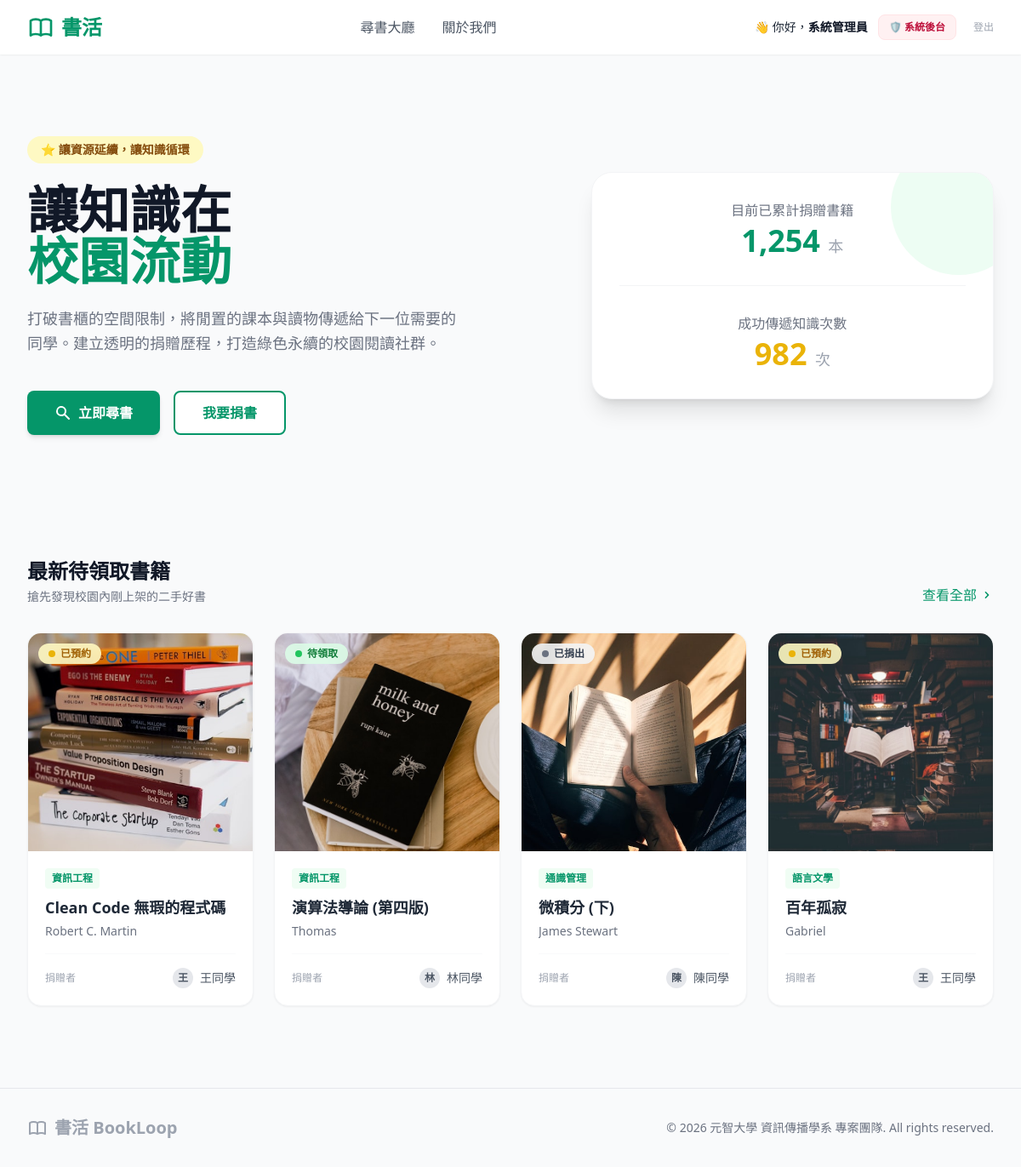
Screenshot of / (signed in) with the database file from the repository.
### tables this page shows
CREATE TABLE `Book` (
    `bbook_id` INT AUTO_INCREMENT NOT NULL,
    `bisbn` VARCHAR(20) DEFAULT NULL COMMENT '國際標準書號',
    `btitle` VARCHAR(100) NOT NULL COMMENT '書名',
    `bauthor` VARCHAR(100) DEFAULT NULL COMMENT '作者',
	`bimage_url` VARCHAR(255) DEFAULT 'assets/images/default.png' COMMENT '封面圖片路徑',
    `bstatus` VARCHAR(50) DEFAULT 'available' COMMENT '狀態 (available, reserved, donated)',
    `bdonor_id` INT NOT NULL COMMENT '捐贈者用戶 ID',
    `bcategory_id` INT NOT NULL COMMENT '書籍分類 ID',
    `bcreated_at` TIMESTAMP DEFAULT CURRENT_TIMESTAMP COMMENT '發佈時間',
    PRIMARY KEY (`bbook_id`),
    FOREIGN KEY (`bdonor_id`) REFERENCES `User` (`user_id`) ON DELETE CASCADE,
    FOREIGN KEY (`bcategory_id`) REFERENCES `Category` (`ccategory_id`) ON DELETE CASCADE
);

CREATE TABLE `Category` (
    `ccategory_id` INT AUTO_INCREMENT NOT NULL,
    `ccategory_name` VARCHAR(50) NOT NULL COMMENT '分類名稱（如：資工、設計、文學）',
    PRIMARY KEY (`ccategory_id`)
);

CREATE TABLE `User` (
  `user_id` int(11) NOT NULL AUTO_INCREMENT COMMENT '用戶唯一識別碼',
  `ustudent_id` varchar(50) NOT NULL COMMENT '學號',
  `uname` varchar(50) NOT NULL COMMENT '姓名/暱稱',
  `uemail` varchar(100) NOT NULL COMMENT '學校信箱',
  `upassword` varchar(255) NOT NULL COMMENT 'BCRYPT加密密碼',
  `ulocation` varchar(100) NOT NULL COMMENT '常駐面交地點',
  `urole` varchar(20) NOT NULL DEFAULT 'user' COMMENT '系統權限: admin / user',
  `status` varchar(20) NOT NULL DEFAULT 'active' COMMENT '帳號狀態: active / banned',
  PRIMARY KEY (`user_id`),
  UNIQUE KEY `uemail_unique` (`uemail`),
  UNIQUE KEY `ustudent_id_unique` (`ustudent_id`)
);

### components/book_card.php (the view, shortened to what this page needs)
<?php
$status_bg = 'bg-green-100 text-green-700';
$status_dot = 'bg-green-500';
$status_text = '待領取';
if ($book['bstatus'] === 'reserved') {
    $status_bg = 'bg-yellow-100 text-yellow-700';
    $status_dot = 'bg-yellow-500';
    $status_text = '已預約';
} elseif ($book['bstatus'] === 'donated') {
    $status_bg = 'bg-gray-100 text-gray-700';
    $status_dot = 'bg-gray-500';
    $status_text = '已捐出';
}
?>
<div class="bg-white rounded-2xl shadow-sm border border-gray-100 overflow-hidden hover:shadow-md transition-shadow duration-300 flex flex-col h-full">
    <div class="relative h-64 overflow-hidden bg-gray-50">
        <div class="absolute top-3 left-3 px-3 py-1 rounded-full text-xs font-bold flex items-center gap-1.5 <?php echo $status_bg; ?> z-10 backdrop-blur-sm bg-opacity-90">
            <span class="w-2 h-2 rounded-full <?php echo $status_dot; ?>"></span>
            <?php echo $status_text; ?>
        </div>
        <img src="<?php echo $book['bimage_url']; ?>" alt="<?php echo $book['btitle']; ?>" class="w-full h-full object-cover hover:scale-105 transition-transform duration-500">
    </div>
    <div class="p-5 flex flex-col flex-grow">
        <div class="text-xs font-bold text-brand bg-green-50 inline-block px-2 py-1 rounded mb-2 w-max">
            <?php echo $book['ccategory_name']; ?>
        </div>
        <h3 class="text-lg font-bold text-gray-800 mb-1 line-clamp-1" title="<?php echo $book['btitle']; ?>">
            <?php echo $book['btitle']; ?>
        </h3>
        <p class="text-sm text-gray-500 mb-4 line-clamp-1"><?php echo $book['bauthor']; ?></p>
        <div class="mt-auto pt-4 border-t border-gray-50 flex justify-between items-center">
            <span class="text-xs text-gray-400">捐贈者</span>
            <div class="flex items-center gap-2">
                <div class="w-6 h-6 rounded-full bg-gray-200 flex items-center justify-center text-xs text-gray-600 font-bold">
                    <?php echo mb_substr($book['donor_name'], 0, 1, 'UTF-8'); ?>
                </div>
                <span class="text-sm text-gray-600 font-medium"><?php echo $book['donor_name']; ?></span>
            </div>
        </div>
    </div>
</div>

### index.php (shortened to what this page needs)
<?php
require_once 'config/database.php';
try {
    $query = "SELECT b.*, c.ccategory_name, u.uname AS donor_name
              FROM Book b
              LEFT JOIN Category c ON b.bcategory_id = c.ccategory_id
              LEFT JOIN User u ON b.bdonor_id = u.user_id
              ORDER BY b.bbook_id DESC
              LIMIT 4";
    $stmt = $conn->prepare($query);
    $stmt->execute();
    $real_books = $stmt->fetchAll(PDO::FETCH_ASSOC);
} catch (PDOException $e) {
    die("首頁數據撈取失敗：" . $e->getMessage());
}
?>
<!DOCTYPE html>
<html lang="zh-TW">
<?php include 'components/head.php'; ?>
<body class="bg-gray-50 text-gray-800 flex flex-col min-h-screen font-sans">
    <?php include 'components/header.php'; ?>
    <main class="flex-grow">
        <section class="max-w-7xl mx-auto px-4 sm:px-6 lg:px-8 py-16 md:py-24 flex flex-col md:flex-row items-center justify-between gap-12">
            <div class="md:w-1/2 space-y-6">
                <div class="inline-block px-4 py-1.5 bg-yellow-100 text-yellow-800 text-sm font-bold rounded-full">
                    ⭐ 讓資源延續，讓知識循環
                </div>
                <h1 class="text-5xl md:text-6xl font-black text-gray-900 leading-tight">
                    讓知識在 <br> <span class="text-brand">校園流動</span>
                </h1>
                <p class="text-lg text-gray-500 leading-relaxed max-w-lg">
                    打破書櫃的空間限制，將閒置的課本與讀物傳遞給下一位需要的同學。建立透明的捐贈歷程，打造綠色永續的校園閱讀社群。
                </p>
                <div class="flex flex-wrap gap-4 pt-4">
                    <a href="search.php" class="bg-brand text-white px-8 py-3 rounded-lg font-bold hover:bg-green-700 transition shadow-md flex items-center gap-2">
                        <svg xmlns="http://www.w3.org/2000/svg" class="h-5 w-5" viewBox="0 0 20 20" fill="currentColor">
                            <path fill-rule="evenodd" d="M8 4a4 4 0 100 8 4 4 0 000-8zM2 8a6 6 0 1110.89 3.476l4.817 4.817a1 1 0 01-1.414 1.414l-4.816-4.816A6 6 0 012 8z" clip-rule="evenodd" />
                        </svg>
                        立即尋書
                    </a>
                    <a href="donate.php" class="bg-white text-brand border-2 border-brand px-8 py-3 rounded-lg font-bold hover:bg-green-50 transition flex items-center gap-2">
                        我要捐書
                    </a>
                </div>
            </div>
            <div class="md:w-5/12 bg-white p-8 rounded-3xl shadow-xl border border-gray-100 relative overflow-hidden w-full">
                <div class="absolute -right-10 -top-10 w-40 h-40 bg-green-100 rounded-full opacity-50"></div>
                <div class="space-y-8 relative z-10">
                    <div class="text-center">
                        <p class="text-gray-500 font-medium mb-1">目前已累計捐贈書籍</p>
                        <div class="text-4xl font-black text-brand">1,254 <span class="text-lg text-gray-400 font-medium">本</span></div>
                    </div>
                    <hr class="border-gray-100">
                    <div class="text-center">
                        <p class="text-gray-500 font-medium mb-1">成功傳遞知識次數</p>
                        <div class="text-4xl font-black text-yellow-500">982 <span class="text-lg text-gray-400 font-medium">次</span></div>
                    </div>
                </div>
            </div>
        </section>
        <section class="max-w-7xl mx-auto px-4 sm:px-6 lg:px-8 py-12 mb-12">
            <div class="flex justify-between items-end mb-8">
                <div>
                    <h2 class="text-2xl font-bold text-gray-900 mb-1">最新待領取書籍</h2>
                    <p class="text-gray-500 text-sm">搶先發現校園內剛上架的二手好書</p>
                </div>
                <a href="search.php" class="text-brand font-medium hover:text-green-800 transition flex items-center gap-1">
                    查看全部 <svg xmlns="http://www.w3.org/2000/svg" class="h-4 w-4" viewBox="0 0 20 20" fill="currentColor">
                        <path fill-rule="evenodd" d="M7.293 14.707a1 1 0 010-1.414L10.586 10 7.293 6.707a1 1 0 011.414-1.414l4 4a1 1 0 010 1.414l-4 4a1 1 0 01-1.414 0z" clip-rule="evenodd" />
                    </svg>
                </a>
            </div>
            <div class="grid grid-cols-1 sm:grid-cols-2 md:grid-cols-3 lg:grid-cols-4 gap-6">
                <?php
                if (count($real_books) > 0) {
                    foreach ($real_books as $book) {
                        include 'components/book_card.php';
                    }
                } else {
                    echo '<div class="col-span-4 text-center py-12 text-gray-400 italic">校園內目前暫無上架書籍，歡迎成為第一位捐贈者！</div>';
                }
                ?>
            </div>
        </section>
    </main>
    <?php include 'components/footer.php'; ?>
</body>
</html>

### rows the page displays
book: bstatus "已預約", bimage_url (picture), bcategory.ccategory_name "資訊工程", btitle "Clean Code 無瑕的程式碼", bauthor "Robert C. Martin", bdonor.uname "王", bdonor.uname "王同學"
book: bimage_url (picture), bcategory.ccategory_name "資訊工程", btitle "演算法導論 (第四版)", bauthor "Thomas", bdonor.uname "林", bdonor.uname "林同學"
book: bstatus "已捐出", bimage_url (picture), bcategory.ccategory_name "通識管理", btitle "微積分 (下)", bauthor "James Stewart", bdonor.uname "陳", bdonor.uname "陳同學"
book: bstatus "已預約", bimage_url (picture), bcategory.ccategory_name "語言文學", btitle "百年孤寂", bauthor "Gabriel", bdonor.uname "王", bdonor.uname "王同學"

### other values shown
$_SESSION['uname'] "系統管理員"
